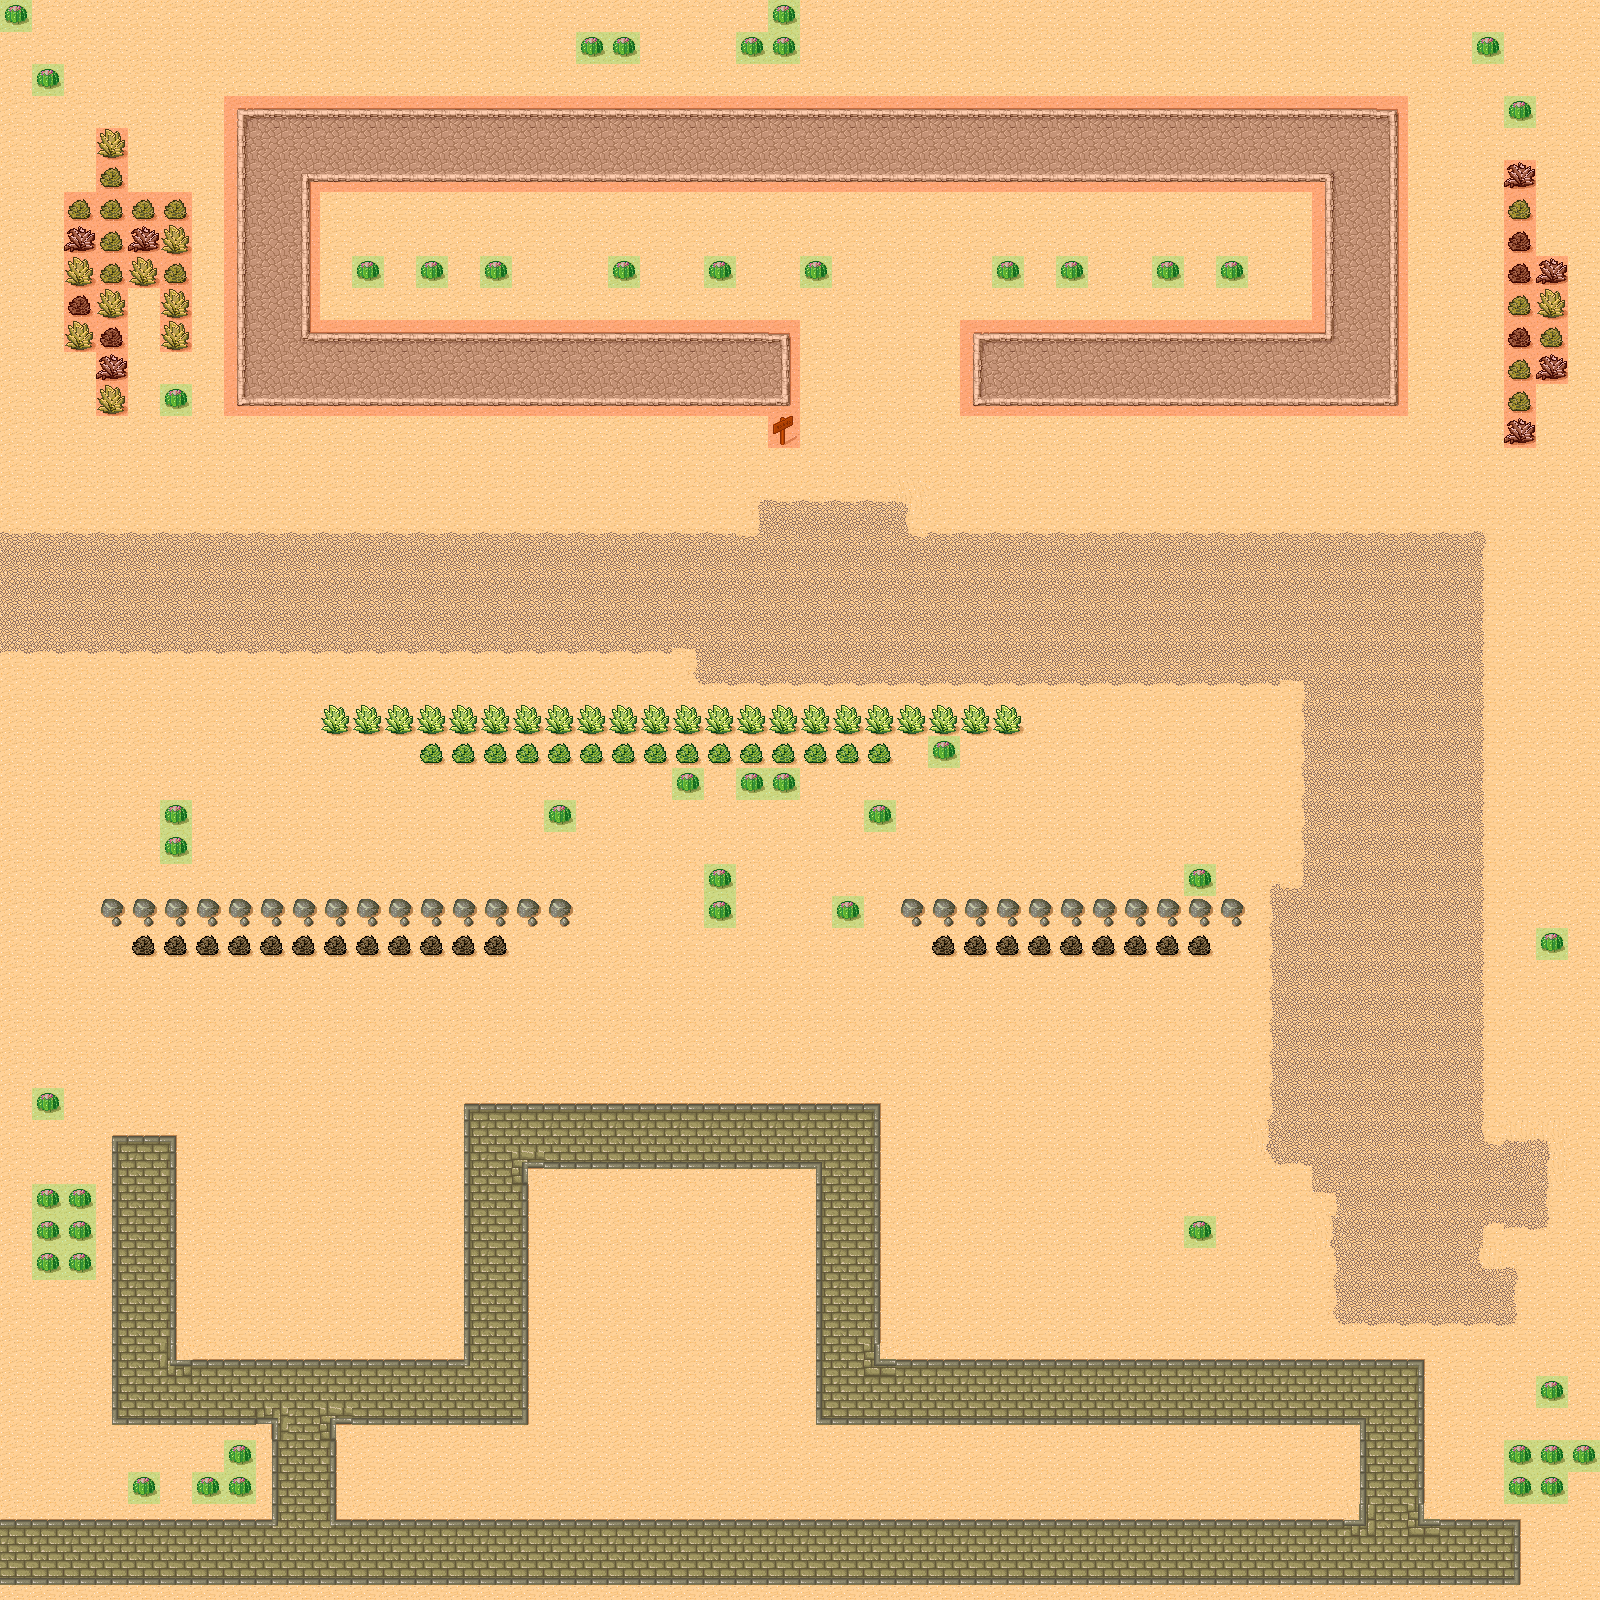

Tiled map render using the project's own tile images. Description and the map definition, with tile-layer contents summarised, below:
An orthogonal 50x50 tile map with 32x32 px tiles, 3 tile layers (Background, Foreground, Meta), 2 tilesets and 1 object (SpawnPoint).

<map version="1.2" tiledversion="1.2.0" orientation="orthogonal" renderorder="right-down" width="50" height="50" tilewidth="32" tileheight="32" infinite="0" nextlayerid="8" nextobjectid="3">
 <tileset firstgid="1" name="tmw_desert_spacing" tilewidth="32" tileheight="32" spacing="1" margin="1" tilecount="48" columns="8">
  <image source="tmw_desert_spacing.png" width="265" height="199" />
 </tileset>
 <tileset firstgid="49" name="meta_tiles" tilewidth="32" tileheight="32" spacing="1" margin="1" tilecount="2" columns="2">
  <image source="meta_tiles.png" width="67" height="34" />
  <terraintypes>
   <terrain name="New Terrain" tile="0" />
  </terraintypes>
  <tile id="0" type="bool">
   <properties>
    <property name="Collidable" value="True" />
   </properties>
  </tile>
  <tile id="1" type="bool">
   <properties>
    <property name="Collectable" value="True" />
   </properties>
  </tile>
 </tileset>
 <layer id="1" name="Background" width="50" height="50">
  <data>[2500 cells, 2500 non-empty, 46 distinct tile ids]</data>
 </layer>
 <objectgroup id="5" name="Objects">
  <object id="2" name="SpawnPoint" x="156" y="496" />
 </objectgroup>
 <layer id="7" name="Foreground" width="50" height="50">
  <data>[2500 cells, 24 non-empty, 1 distinct tile ids]</data>
 </layer>
 <layer id="6" name="Meta" width="50" height="50">
  <data>[2500 cells, 318 non-empty, 2 distinct tile ids]</data>
 </layer>
</map>
